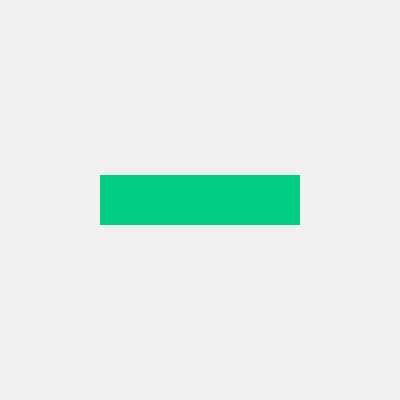
Frame 1 (no input)
Frame 60 (no input): identical to frame 1, image omitted
Frame 120 (the mouse pressed at the canvas centre since frame 60): identical to frame 1, image omitted

The p5.js sketch that drew this single still picture (run headless with seeded random() and noise() and a simulated clock; from frame 60 on, the mouse is pressed at the canvas centre):

// p5.js sketch
// ── sketch.js
let obj = {
  x: 200,
  y: 200,
  width: 200,
  height: 50
};

function setup() {
  createCanvas(400, 400);
  rectMode(CENTER);
}

function draw() {
  background(240);
  noStroke();
  fill(0, 205, 129);
  rect(obj.x, obj.y, obj.width, obj.height);
}
